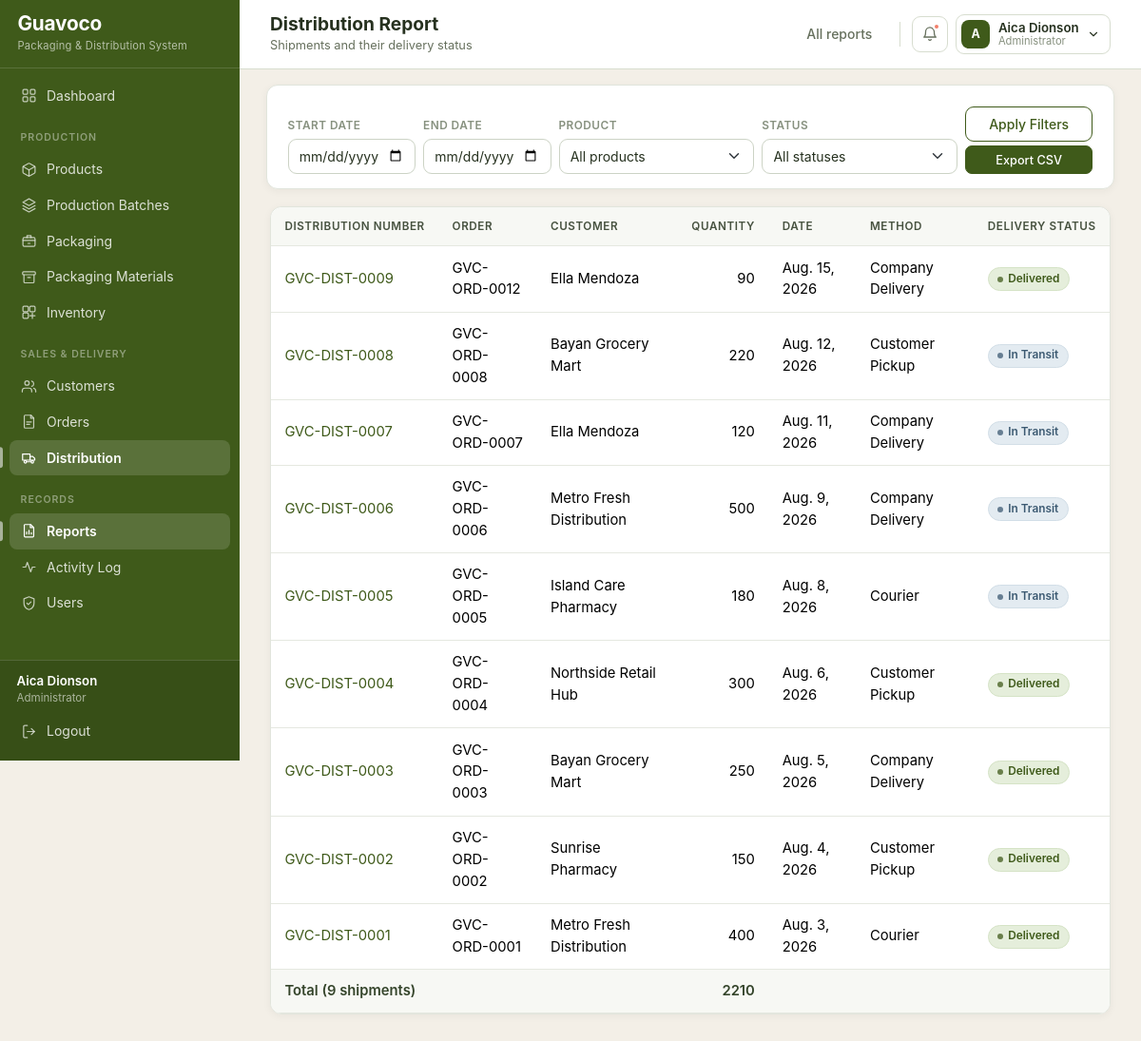
Screenshot of /reports/distribution/ (signed in) with the database file from the repository.
### core/models.py (models this page shows, shortened)
class Distribution(models.Model):
    METHOD_CHOICES = [
        ('Company Delivery', 'Company Delivery'),
        ('Courier', 'Courier'),
        ('Customer Pickup', 'Customer Pickup'),
    ]
    STATUS_PREPARING = 'Preparing'
    STATUS_FOR_DELIVERY = 'For Delivery'
    STATUS_IN_TRANSIT = 'In Transit'
    STATUS_DELIVERED = 'Delivered'
    STATUS_CANCELLED = 'Cancelled'
    STATUS_CHOICES = [
        (STATUS_PREPARING, STATUS_PREPARING),
        (STATUS_FOR_DELIVERY, STATUS_FOR_DELIVERY),
        (STATUS_IN_TRANSIT, STATUS_IN_TRANSIT),
        (STATUS_DELIVERED, STATUS_DELIVERED),
        (STATUS_CANCELLED, STATUS_CANCELLED),
    ]
    distribution_number = models.CharField(max_length=30, unique=True, blank=True)
    order = models.ForeignKey(Order, on_delete=models.CASCADE, related_name='distributions')
    distribution_date = models.DateField(default=timezone.localdate)
    quantity_distributed = models.PositiveIntegerField(default=0)
    delivery_method = models.CharField(
        max_length=30, choices=METHOD_CHOICES, default='Company Delivery'
    )
    tracking_number = models.CharField(max_length=50, blank=True)
    delivery_status = models.CharField(
        max_length=20, choices=STATUS_CHOICES, default=STATUS_PREPARING
    )
    remarks = models.TextField(blank=True)
    created_at = models.DateTimeField(auto_now_add=True)
    class Meta:
        ordering = ['-distribution_date', '-id']

class Order(models.Model):
    STATUS_PENDING = 'Pending'
    STATUS_PROCESSING = 'Processing'
    STATUS_READY = 'Ready for Distribution'
    STATUS_DISTRIBUTED = 'Distributed'
    STATUS_DELIVERED = 'Delivered'
    STATUS_CANCELLED = 'Cancelled'
    STATUS_CHOICES = [
        (STATUS_PENDING, STATUS_PENDING),
        (STATUS_PROCESSING, STATUS_PROCESSING),
        (STATUS_READY, STATUS_READY),
        (STATUS_DISTRIBUTED, STATUS_DISTRIBUTED),
        (STATUS_DELIVERED, STATUS_DELIVERED),
        (STATUS_CANCELLED, STATUS_CANCELLED),
    ]
    CLOSED_STATUSES = [STATUS_DISTRIBUTED, STATUS_DELIVERED, STATUS_CANCELLED]
    order_number = models.CharField(max_length=30, unique=True, blank=True)
    customer = models.ForeignKey(Customer, on_delete=models.PROTECT, related_name='orders')
    order_date = models.DateField(default=timezone.localdate)
    product = models.ForeignKey(Product, on_delete=models.PROTECT, related_name='orders')
    quantity = models.PositiveIntegerField(validators=[MinValueValidator(1)])
    unit_price = models.DecimalField(
        max_digits=10, decimal_places=2, validators=[MinValueValidator(0)]
    )
    total_amount = models.DecimalField(max_digits=12, decimal_places=2, default=0)
    status = models.CharField(max_length=30, choices=STATUS_CHOICES, default=STATUS_PENDING)
    notes = models.TextField(blank=True)
    created_at = models.DateTimeField(auto_now_add=True)
    class Meta:
        ordering = ['-order_date', '-id']

class Customer(models.Model):
    TYPE_CHOICES = [
        ('Distributor', 'Distributor'),
        ('Retailer', 'Retailer'),
        ('Pharmacy', 'Pharmacy'),
        ('Grocery Store', 'Grocery Store'),
        ('Direct Customer', 'Direct Customer'),
    ]
    customer_id = models.CharField(max_length=30, unique=True, blank=True)
    business_name = models.CharField(max_length=150)
    contact_person = models.CharField(max_length=100)
    phone_number = models.CharField(max_length=30)
    email = models.EmailField(blank=True)
    address = models.TextField(blank=True)
    customer_type = models.CharField(max_length=30, choices=TYPE_CHOICES, default='Distributor')
    is_active = models.BooleanField(default=True)
    created_at = models.DateTimeField(auto_now_add=True)
    class Meta:
        ordering = ['business_name']

### core/views/reports.py (the view, shortened to what this page needs)
# urls.py: path('reports/distribution/', reports.distribution_report, name='distribution_report'),
@login_required
def distribution_report(request):
    filters = read_filters(request)
    shipments = Distribution.objects.select_related('order__customer', 'order__product')
    shipments = apply_date_range(shipments, 'distribution_date', filters)
    if filters['product']:
        shipments = shipments.filter(order__product_id=filters['product'])
    if filters['status']:
        shipments = shipments.filter(delivery_status=filters['status'])
    totals = shipments.aggregate(quantity=Sum('quantity_distributed'))
    context = base_context('Distribution Report', filters,
                           Distribution.STATUS_CHOICES)
    context.update({'shipments': shipments, 'totals': totals})
    return render(request, 'reports/distribution_report.html', context)

### core/context_processors.py (called while the page is built)
def user_role(request):
    if not hasattr(request, 'user'):
        return {}
    admin = is_administrator(request.user)
    url_name = getattr(request.resolver_match, 'url_name', '') if request.resolver_match else ''
    return {
        'is_admin': admin,
        'user_role': 'Administrator' if admin else 'Staff',
        'page_subtitle': PAGE_SUBTITLES.get(url_name, ''),
    }

def alerts(request):
    if not hasattr(request, 'user') or not request.user.is_authenticated:
        return {}
    from .models import Inventory, PackagingMaterial, Product
    low_products = [p for p in Product.objects.filter(is_active=True) if p.is_low_stock]
    low_materials = [m for m in PackagingMaterial.objects.filter(is_active=True)
                     if m.is_low_stock]
    today = timezone.localdate()
    expiring = list(
        Inventory.objects.filter(
            quantity_available__gt=0,
            expiration_date__lte=today + timedelta(days=30),
        ).select_related('batch', 'product').order_by('expiration_date')[:5]
    )
    return {
        'alert_low_products': low_products[:5],
        'alert_low_materials': low_materials[:5],
        'alert_expiring': expiring,
        'alert_count': len(low_products) + len(low_materials) + len(expiring),
    }

### core/models.py (called while the page is built)
def expiry_state_for(expiration_date):
    if expiration_date is None:
        return 'Safe'
    days_left = (expiration_date - timezone.localdate()).days
    if days_left < 0:
        return 'Expired'
    if days_left <= 30:
        return 'Expiring in 30 Days'
    if days_left <= 60:
        return 'Expiring in 60 Days'
    return 'Safe'

    @property
    def current_stock(self):
        total = self.inventory_rows.aggregate(total=models.Sum('quantity_available'))['total']
        return total or 0

    @property
    def is_low_stock(self):
        return self.current_stock <= self.reorder_level

    @property
    def is_low_stock(self):
        return self.quantity_available <= self.reorder_level

    @property
    def expiry_state(self):
        return expiry_state_for(self.expiration_date)

### core/permissions.py (called while the page is built)
def is_administrator(user):
    return user.is_authenticated and (
        user.is_superuser or user.groups.filter(name=ADMIN_GROUP).exists()
    )

### core/templatetags/guavoco_extras.py (called while the page is built)
@register.filter
def badge(status):
    return BADGE_TONES.get(str(status), 'neutral')

### templates/reports/distribution_report.html
{% extends "base.html" %}
{% load guavoco_extras %}
{% block header_actions %}
    <a href="{% url 'report_index' %}" class="btn btn-link">All reports</a>
{% endblock %}
{% block content %}
{% include "reports/_filter_bar.html" %}
<div class="table-scroll">
    <table class="table table-sm table-hover align-middle">
        <thead>
            <tr>
                <th>Distribution Number</th><th>Order</th><th>Customer</th>
                <th class="text-end">Quantity</th><th>Date</th><th>Method</th><th>Delivery Status</th>
            </tr>
        </thead>
        <tbody>
            {% for shipment in shipments %}
                <tr>
                    <td>
                        <a href="{% url 'distribution_detail' shipment.pk %}">
                            {{ shipment.distribution_number }}
                        </a>
                    </td>
                    <td>{{ shipment.order.order_number }}</td>
                    <td>{{ shipment.order.customer.business_name }}</td>
                    <td class="text-end">{{ shipment.quantity_distributed }}</td>
                    <td>{{ shipment.distribution_date }}</td>
                    <td>{{ shipment.delivery_method }}</td>
                    <td>
                        {% include "components/status_badge.html" with status=shipment.delivery_status %}
                    </td>
                </tr>
            {% empty %}
                <tr><td colspan="7" class="empty-state">No distributions match these filters.</td></tr>
            {% endfor %}
        </tbody>
        {% if shipments %}
            <tfoot>
                <tr class="fw-semibold">
                    <td colspan="3">Total ({{ shipments|length }} shipments)</td>
                    <td class="text-end">{{ totals.quantity|default:0 }}</td>
                    <td colspan="3"></td>
                </tr>
            </tfoot>
        {% endif %}
    </table>
</div>
{% endblock %}

### templates/base.html (shortened to what this page needs)
{% load static %}
<!DOCTYPE html>
<html lang="en">
<head>
    <link rel="stylesheet" href="{% static 'vendor/bootstrap.min.css' %}">
    <link rel="stylesheet" href="{% static 'css/guavoco-theme.css' %}">
</head>
<body>
<nav class="sidebar">
    <div class="brand">
        <div>
            <div class="brand-name">Guavoco</div>
            <small class="brand-subtitle">Packaging &amp; Distribution System</small>
        </div>
    </div>
    <div class="collapse sidebar-body" id="sidebarBody">
        <ul class="nav flex-column sidebar-menu">
            <li class="nav-item">
                <a class="nav-link {% if request.resolver_match.url_name == 'dashboard' %}active{% endif %}"
                   href="{% url 'dashboard' %}">
                    <svg class="gv-icon"><use href="#i-grid"></use></svg> Dashboard
                </a>
            </li>
            <li class="nav-section">Production</li>
            <li class="nav-item">
                <a class="nav-link {% if 'product' in request.resolver_match.url_name %}active{% endif %}"
                   href="{% url 'product_list' %}">
                    <svg class="gv-icon"><use href="#i-package"></use></svg> Products
                </a>
            </li>
            <li class="nav-item">
                <a class="nav-link {% if 'batch' in request.resolver_match.url_name %}active{% endif %}"
                   href="{% url 'batch_list' %}">
                    <svg class="gv-icon"><use href="#i-layers"></use></svg> Production Batches
                </a>
            </li>
            <li class="nav-item">
                <a class="nav-link {% if 'packaging' in request.resolver_match.url_name %}active{% endif %}"
                   href="{% url 'packaging_list' %}">
                    <svg class="gv-icon"><use href="#i-box"></use></svg> Packaging
                </a>
            </li>
            <li class="nav-item">
                <a class="nav-link {% if 'material' in request.resolver_match.url_name %}active{% endif %}"
                   href="{% url 'material_list' %}">
                    <svg class="gv-icon"><use href="#i-archive"></use></svg> Packaging Materials
                </a>
            </li>
            <li class="nav-item">
                <a class="nav-link {% if 'inventory' in request.resolver_match.url_name %}active{% endif %}"
                   href="{% url 'inventory_list' %}">
                    <svg class="gv-icon"><use href="#i-inventory"></use></svg> Inventory
                </a>
            </li>
            <li class="nav-section">Sales &amp; Delivery</li>
            <li class="nav-item">
                <a class="nav-link {% if 'customer' in request.resolver_match.url_name %}active{% endif %}"
                   href="{% url 'customer_list' %}">
                    <svg class="gv-icon"><use href="#i-users"></use></svg> Customers
                </a>
            </li>
            <li class="nav-item">
                <a class="nav-link {% if 'order' in request.resolver_match.url_name %}active{% endif %}"
                   href="{% url 'order_list' %}">
                    <svg class="gv-icon"><use href="#i-orders"></use></svg> Orders
                </a>
            </li>
            <li class="nav-item">
                <a class="nav-link {% if 'distribut' in request.resolver_match.url_name or 'delivery' in request.resolver_match.url_name %}active{% endif %}"
                   href="{% url 'distribution_list' %}">
                    <svg class="gv-icon"><use href="#i-truck"></use></svg> Distribution
                </a>
            </li>
            <li class="nav-section">Records</li>
            <li class="nav-item">
                <a class="nav-link {% if 'report' in request.resolver_match.url_name or 'traceability' in request.resolver_match.url_name %}active{% endif %}"
                   href="{% url 'report_index' %}">
                    <svg class="gv-icon"><use href="#i-report"></use></svg> Reports
                </a>
            </li>
            <li class="nav-item">
                <a class="nav-link {% if request.resolver_match.url_name == 'activity_log' %}active{% endif %}"
                   href="{% url 'activity_log' %}">
                    <svg class="gv-icon"><use href="#i-activity"></use></svg> Activity Log
                </a>
            </li>
            {% if is_admin %}
                <li class="nav-item">
                    <a class="nav-link {% if 'user' in request.resolver_match.url_name %}active{% endif %}"
                       href="{% url 'user_list' %}">
                        <svg class="gv-icon"><use href="#i-shield"></use></svg> Users
                    </a>
                </li>
            {% endif %}
        </ul>
        <div class="sidebar-footer">
            <div class="px-2">
                <div class="account-name">{{ user.get_full_name|default:user.username }}</div>
                <div class="account-role">{{ user_role }}</div>
            </div>
            <form method="post" action="{% url 'logout' %}">
                <button type="submit" class="nav-link">
                    <svg class="gv-icon"><use href="#i-logout"></use></svg> Logout
                </button>
            </form>
        </div>
    </div>
</nav>
<div class="app-shell">
    <header class="topbar">
        <div class="topbar-titles">
            <h1 class="page-title">{% block heading %}{{ page_title }}{% endblock %}</h1>
            {% block subtitle %}
                {% if page_subtitle %}<p class="page-subtitle">{{ page_subtitle }}</p>{% endif %}
            {% endblock %}
        </div>
        <div class="topbar-actions">
            {% block header_actions %}{% endblock %}
            <div class="dropdown">
                <a class="topbar-bell" href="#" role="button" data-bs-toggle="dropdown"
                   aria-expanded="false" aria-label="Notifications">
                    <svg class="gv-icon"><use href="#i-bell"></use></svg>
                    {% if alert_count %}<span class="bell-dot"></span>{% endif %}
                </a>
            </div>
            <div class="dropdown">
                <a class="user-chip" href="#" role="button" data-bs-toggle="dropdown"
                   aria-expanded="false">
                    <span class="user-avatar">
                        {{ user.get_full_name|default:user.username|slice:":1"|upper }}
                    </span>
                    <span>
                        <span class="user-name d-block">
                            {{ user.get_full_name|default:user.username }}
                        </span>
                        <span class="user-role d-block">{{ user_role }}</span>
                    </span>
                    <svg class="gv-icon" style="width:14px;height:14px;">
                        <use href="#i-chevron-down"></use></svg>
                </a>
            </div>
        </div>
    </header>
    <main class="main-content">
        {% block content %}{% endblock %}
    </main>
</div>
</body>
</html>

### templates/components/status_badge.html (shortened to what this page needs)
{% load guavoco_extras %}<span class="gv-badge gv-badge--{{ status|badge }}">{{ status }}</span>

### rows the page displays
Distribution: distribution_number "GVC-DIST-0009", order.order_number "GVC-ORD-0012", order.customer.business_name "Ella Mendoza", quantity_distributed "90", distribution_date "Aug. 15, 2026", delivery_method "Company Delivery", delivery_status "Delivered"
Distribution: distribution_number "GVC-DIST-0008", order.order_number "GVC-ORD-0008", order.customer.business_name "Bayan Grocery Mart", quantity_distributed "220", distribution_date "Aug. 12, 2026", delivery_method "Customer Pickup", delivery_status "In Transit"
Distribution: distribution_number "GVC-DIST-0007", order.order_number "GVC-ORD-0007", order.customer.business_name "Ella Mendoza", quantity_distributed "120", distribution_date "Aug. 11, 2026", delivery_method "Company Delivery", delivery_status "In Transit"
Distribution: distribution_number "GVC-DIST-0006", order.order_number "GVC-ORD-0006", order.customer.business_name "Metro Fresh Distribution", quantity_distributed "500", distribution_date "Aug. 9, 2026", delivery_method "Company Delivery", delivery_status "In Transit"
Distribution: distribution_number "GVC-DIST-0005", order.order_number "GVC-ORD-0005", order.customer.business_name "Island Care Pharmacy", quantity_distributed "180", distribution_date "Aug. 8, 2026", delivery_method "Courier", delivery_status "In Transit"
Distribution: distribution_number "GVC-DIST-0004", order.order_number "GVC-ORD-0004", order.customer.business_name "Northside Retail Hub", quantity_distributed "300", distribution_date "Aug. 6, 2026", delivery_method "Customer Pickup", delivery_status "Delivered"
Distribution: distribution_number "GVC-DIST-0003", order.order_number "GVC-ORD-0003", order.customer.business_name "Bayan Grocery Mart", quantity_distributed "250", distribution_date "Aug. 5, 2026", delivery_method "Company Delivery", delivery_status "Delivered"
Distribution: distribution_number "GVC-DIST-0002", order.order_number "GVC-ORD-0002", order.customer.business_name "Sunrise Pharmacy", quantity_distributed "150", distribution_date "Aug. 4, 2026", delivery_method "Customer Pickup", delivery_status "Delivered"
Distribution: distribution_number "GVC-DIST-0001", order.order_number "GVC-ORD-0001", order.customer.business_name "Metro Fresh Distribution", quantity_distributed "400", distribution_date "Aug. 3, 2026", delivery_method "Courier", delivery_status "Delivered"

### other values shown
{{ user.get_full_name|default:user.username }} "Aica Dionson"
{{ user_role }} "Administrator"
{{ page_title }} "Distribution Report"
{{ page_subtitle }} "Shipments and their delivery status"
{{ user.get_full_name|default:user.username|slice:":1"|upper }} "A"
{{ shipments|length }} "9"
{{ totals.quantity|default:0 }} "2210"
